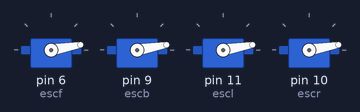
Recording of a sketch running on a simulated Arduino Uno, built with avr-gcc and run on an emulated ATmega328P. Shown: 4 × servo.

Above: at 0.1 s.
Timing chart, 0 to 1.6 s (numbered marks = the images above):
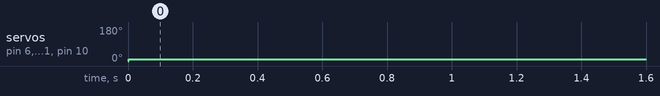

Measured:
- by itself, servo on pin 6 (escf), servo on pin 9 (escb), servo on pin 11 (escl), servo on pin 10 (escr): 0° → 10° at 0.00 s

The sketch:

motor_test.ino
```cpp
#include <Servo.h>

Servo escf;
Servo escb;
Servo escl;
Servo escr;


//int throttlePin = 0;
//int v=0;
void setup()
{

escf.attach(6);
escb.attach(9);
escl.attach(11);
escr.attach(10);
Serial.begin(9600);
escf.write(0);
escb.write(0);
escl.write(0);
escr.write(0);
delay(1);
}

void loop()
{
//int throttle = analogRead(throttlePin);
//throttle = map(throttle, 0, 1023, 0, 179);


/*
 for(int i=0;i<170;i++)
 {
   delay(250);
   Serial.println(i);
   escf.write(i);
   escb.write(i);
   escl.write(i);
   escr.write(i);

 }*/
   escf.write(10);
   escb.write(10);
   escl.write(10);
   escr.write(10);
}
```
